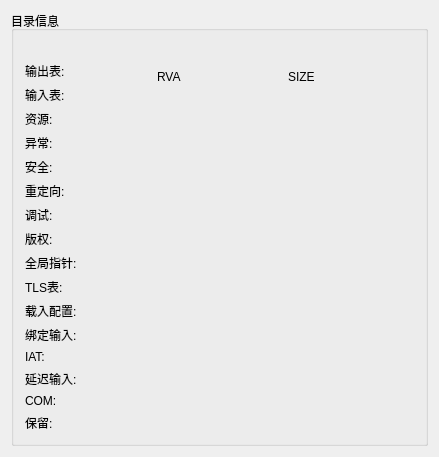
<?xml version="1.0" encoding="UTF-8"?>
<ui version="4.0">
 <class>CatalogueClass</class>
 <widget class="QDialog" name="CatalogueClass">
  <property name="geometry">
   <rect>
    <x>0</x>
    <y>0</y>
    <width>439</width>
    <height>358</height>
   </rect>
  </property>
  <property name="windowTitle">
   <string>Catalogue</string>
  </property>
  <layout class="QVBoxLayout" name="verticalLayout_7">
   <item>
    <widget class="QGroupBox" name="groupBox">
     <property name="title">
      <string>目录信息</string>
     </property>
     <layout class="QVBoxLayout" name="verticalLayout_6">
      <item>
       <layout class="QHBoxLayout" name="horizontalLayout">
        <item>
         <layout class="QVBoxLayout" name="verticalLayout_10">
          <item>
           <widget class="QLabel" name="label_51">
            <property name="text">
             <string/>
            </property>
            <property name="textFormat">
             <enum>Qt::AutoText</enum>
            </property>
            <property name="scaledContents">
             <bool>false</bool>
            </property>
            <property name="alignment">
             <set>Qt::AlignCenter</set>
            </property>
           </widget>
          </item>
          <item>
           <layout class="QVBoxLayout" name="verticalLayout">
            <item>
             <widget class="QLabel" name="label">
              <property name="text">
               <string>输出表:</string>
              </property>
             </widget>
            </item>
            <item>
             <widget class="QLabel" name="label_2">
              <property name="text">
               <string>输入表:</string>
              </property>
             </widget>
            </item>
            <item>
             <widget class="QLabel" name="label_3">
              <property name="text">
               <string>资源:</string>
              </property>
             </widget>
            </item>
            <item>
             <widget class="QLabel" name="label_4">
              <property name="text">
               <string>异常:</string>
              </property>
             </widget>
            </item>
            <item>
             <widget class="QLabel" name="label_5">
              <property name="text">
               <string>安全:</string>
              </property>
             </widget>
            </item>
            <item>
             <widget class="QLabel" name="label_6">
              <property name="text">
               <string>重定向:</string>
              </property>
             </widget>
            </item>
            <item>
             <widget class="QLabel" name="label_7">
              <property name="text">
               <string>调试:</string>
              </property>
             </widget>
            </item>
            <item>
             <widget class="QLabel" name="label_8">
              <property name="text">
               <string>版权:</string>
              </property>
             </widget>
            </item>
            <item>
             <widget class="QLabel" name="label_9">
              <property name="text">
               <string>全局指针:</string>
              </property>
             </widget>
            </item>
            <item>
             <widget class="QLabel" name="label_10">
              <property name="text">
               <string>TLS表:</string>
              </property>
             </widget>
            </item>
            <item>
             <widget class="QLabel" name="label_11">
              <property name="text">
               <string>载入配置:</string>
              </property>
             </widget>
            </item>
            <item>
             <widget class="QLabel" name="label_12">
              <property name="text">
               <string>绑定输入:</string>
              </property>
             </widget>
            </item>
            <item>
             <widget class="QLabel" name="label_13">
              <property name="text">
               <string>IAT:</string>
              </property>
             </widget>
            </item>
            <item>
             <widget class="QLabel" name="label_14">
              <property name="text">
               <string>延迟输入:</string>
              </property>
             </widget>
            </item>
            <item>
             <widget class="QLabel" name="label_15">
              <property name="text">
               <string>COM:</string>
              </property>
             </widget>
            </item>
            <item>
             <widget class="QLabel" name="label_16">
              <property name="text">
               <string>保留:</string>
              </property>
             </widget>
            </item>
           </layout>
          </item>
         </layout>
        </item>
        <item>
         <layout class="QVBoxLayout" name="verticalLayout_4">
          <property name="spacing">
           <number>6</number>
          </property>
          <item>
           <widget class="QLabel" name="label_17">
            <property name="text">
             <string>RVA</string>
            </property>
            <property name="textFormat">
             <enum>Qt::AutoText</enum>
            </property>
            <property name="scaledContents">
             <bool>false</bool>
            </property>
            <property name="alignment">
             <set>Qt::AlignLeading|Qt::AlignLeft|Qt::AlignVCenter</set>
            </property>
           </widget>
          </item>
          <item>
           <layout class="QVBoxLayout" name="verticalLayout_2">
            <item>
             <widget class="QLabel" name="LabelCatalogueOutRVA">
              <property name="text">
               <string/>
              </property>
             </widget>
            </item>
            <item>
             <widget class="QLabel" name="LabelCatalogueInRVA">
              <property name="text">
               <string/>
              </property>
             </widget>
            </item>
            <item>
             <widget class="QLabel" name="LabelCatalogueResourceRVA">
              <property name="text">
               <string/>
              </property>
             </widget>
            </item>
            <item>
             <widget class="QLabel" name="LabelCatalogueAbnormalRVA">
              <property name="text">
               <string/>
              </property>
             </widget>
            </item>
            <item>
             <widget class="QLabel" name="LabelCatalogueSafetyRVA">
              <property name="text">
               <string/>
              </property>
             </widget>
            </item>
            <item>
             <widget class="QLabel" name="LabelCatalogueRedirectRVA">
              <property name="text">
               <string/>
              </property>
             </widget>
            </item>
            <item>
             <widget class="QLabel" name="LabelCatalogueDebugRVA">
              <property name="text">
               <string/>
              </property>
             </widget>
            </item>
            <item>
             <widget class="QLabel" name="LabelCatalogueCopyrightRVA">
              <property name="text">
               <string/>
              </property>
             </widget>
            </item>
            <item>
             <widget class="QLabel" name="LabelCatalogueGlobalPointerRVA">
              <property name="text">
               <string/>
              </property>
             </widget>
            </item>
            <item>
             <widget class="QLabel" name="LabelcatalogueTLSTableRVA">
              <property name="text">
               <string/>
              </property>
             </widget>
            </item>
            <item>
             <widget class="QLabel" name="LabelCatalogueLoadConfigurationRVA">
              <property name="text">
               <string/>
              </property>
             </widget>
            </item>
            <item>
             <widget class="QLabel" name="LabelCatalogueBindInputRVA">
              <property name="text">
               <string/>
              </property>
             </widget>
            </item>
            <item>
             <widget class="QLabel" name="LabelCatalogueIATRVA">
              <property name="text">
               <string/>
              </property>
             </widget>
            </item>
            <item>
             <widget class="QLabel" name="LabelCatalogueDelayedInputRVA">
              <property name="text">
               <string/>
              </property>
             </widget>
            </item>
            <item>
             <widget class="QLabel" name="LabelCatalogueCOMRVA">
              <property name="text">
               <string/>
              </property>
             </widget>
            </item>
            <item>
             <widget class="QLabel" name="LabelCatalogueReserveRVA">
              <property name="text">
               <string/>
              </property>
             </widget>
            </item>
           </layout>
          </item>
         </layout>
        </item>
        <item>
         <layout class="QVBoxLayout" name="verticalLayout_5">
          <item>
           <widget class="QLabel" name="label_18">
            <property name="text">
             <string>SIZE</string>
            </property>
            <property name="alignment">
             <set>Qt::AlignLeading|Qt::AlignLeft|Qt::AlignVCenter</set>
            </property>
           </widget>
          </item>
          <item>
           <layout class="QVBoxLayout" name="verticalLayout_3">
            <item>
             <widget class="QLabel" name="LabelCatalogueOutSize">
              <property name="text">
               <string/>
              </property>
             </widget>
            </item>
            <item>
             <widget class="QLabel" name="LabelCatalogueInSize">
              <property name="text">
               <string/>
              </property>
             </widget>
            </item>
            <item>
             <widget class="QLabel" name="LabelCatalogueResourceSize">
              <property name="text">
               <string/>
              </property>
             </widget>
            </item>
            <item>
             <widget class="QLabel" name="LabelCatalogueAbnormalSize">
              <property name="text">
               <string/>
              </property>
             </widget>
            </item>
            <item>
             <widget class="QLabel" name="LabelCatalogueSafetySize">
              <property name="text">
               <string/>
              </property>
             </widget>
            </item>
            <item>
             <widget class="QLabel" name="LabelCatalogueRedirectSize">
              <property name="text">
               <string/>
              </property>
             </widget>
            </item>
            <item>
             <widget class="QLabel" name="LabelCatalogueDebugSize">
              <property name="text">
               <string/>
              </property>
             </widget>
            </item>
            <item>
             <widget class="QLabel" name="LabelCatalogueCopyrightSize">
              <property name="text">
               <string/>
              </property>
             </widget>
            </item>
            <item>
             <widget class="QLabel" name="LabelCatalogueGlobalPointerSize">
              <property name="text">
               <string/>
              </property>
             </widget>
            </item>
            <item>
             <widget class="QLabel" name="LabelcatalogueTLSTableSize">
              <property name="text">
               <string/>
              </property>
             </widget>
            </item>
            <item>
             <widget class="QLabel" name="LabelCatalogueLoadConfigurationSize">
              <property name="text">
               <string/>
              </property>
             </widget>
            </item>
            <item>
             <widget class="QLabel" name="LabelCatalogueBindInputSize">
              <property name="text">
               <string/>
              </property>
             </widget>
            </item>
            <item>
             <widget class="QLabel" name="LabelCatalogueIATSize">
              <property name="text">
               <string/>
              </property>
             </widget>
            </item>
            <item>
             <widget class="QLabel" name="LabelCatalogueDelayedInputSize">
              <property name="text">
               <string/>
              </property>
             </widget>
            </item>
            <item>
             <widget class="QLabel" name="LabelCatalogueCOMSize">
              <property name="text">
               <string/>
              </property>
             </widget>
            </item>
            <item>
             <widget class="QLabel" name="LabelCatalogueReserveSize">
              <property name="text">
               <string/>
              </property>
             </widget>
            </item>
           </layout>
          </item>
         </layout>
        </item>
       </layout>
      </item>
     </layout>
    </widget>
   </item>
  </layout>
 </widget>
 <layoutdefault spacing="6" margin="11"/>
 <resources/>
 <connections/>
</ui>
